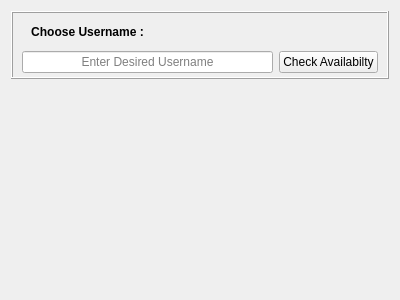
<?xml version="1.0" encoding="UTF-8"?>
<ui version="4.0">
 <class>RegisterWizard</class>
 <widget class="QWizardPage" name="RegisterWizard">
  <property name="geometry">
   <rect>
    <x>0</x>
    <y>0</y>
    <width>400</width>
    <height>300</height>
   </rect>
  </property>
  <property name="windowTitle">
   <string>WizardPage</string>
  </property>
  <layout class="QGridLayout" name="gridLayout_7">
   <item row="0" column="0">
    <widget class="QFrame" name="Username_Container">
     <property name="sizePolicy">
      <sizepolicy hsizetype="Minimum" vsizetype="Preferred">
       <horstretch>0</horstretch>
       <verstretch>0</verstretch>
      </sizepolicy>
     </property>
     <property name="layoutDirection">
      <enum>Qt::LeftToRight</enum>
     </property>
     <property name="autoFillBackground">
      <bool>false</bool>
     </property>
     <property name="frameShape">
      <enum>QFrame::Box</enum>
     </property>
     <property name="frameShadow">
      <enum>QFrame::Raised</enum>
     </property>
     <layout class="QGridLayout" name="gridLayout_5">
      <property name="topMargin">
       <number>3</number>
      </property>
      <property name="bottomMargin">
       <number>4</number>
      </property>
      <property name="verticalSpacing">
       <number>3</number>
      </property>
      <item row="0" column="1">
       <widget class="QLabel" name="Warning_Label_3">
        <property name="enabled">
         <bool>false</bool>
        </property>
        <property name="text">
         <string/>
        </property>
        <property name="alignment">
         <set>Qt::AlignCenter</set>
        </property>
       </widget>
      </item>
      <item row="1" column="0">
       <widget class="QLineEdit" name="UsernameEdit_3">
        <property name="sizePolicy">
         <sizepolicy hsizetype="Expanding" vsizetype="Fixed">
          <horstretch>90</horstretch>
          <verstretch>0</verstretch>
         </sizepolicy>
        </property>
        <property name="layoutDirection">
         <enum>Qt::LeftToRight</enum>
        </property>
        <property name="text">
         <string/>
        </property>
        <property name="alignment">
         <set>Qt::AlignCenter</set>
        </property>
        <property name="placeholderText">
         <string>Enter Desired Username</string>
        </property>
       </widget>
      </item>
      <item row="1" column="1">
       <widget class="QPushButton" name="CheckButton_3">
        <property name="sizePolicy">
         <sizepolicy hsizetype="Fixed" vsizetype="Fixed">
          <horstretch>0</horstretch>
          <verstretch>0</verstretch>
         </sizepolicy>
        </property>
        <property name="font">
         <font>
          <pointsize>9</pointsize>
         </font>
        </property>
        <property name="layoutDirection">
         <enum>Qt::RightToLeft</enum>
        </property>
        <property name="text">
         <string>Check Availabilty</string>
        </property>
       </widget>
      </item>
      <item row="0" column="0">
       <widget class="QFrame" name="frame_4">
        <property name="enabled">
         <bool>true</bool>
        </property>
        <property name="sizePolicy">
         <sizepolicy hsizetype="Fixed" vsizetype="Fixed">
          <horstretch>0</horstretch>
          <verstretch>0</verstretch>
         </sizepolicy>
        </property>
        <property name="frameShape">
         <enum>QFrame::NoFrame</enum>
        </property>
        <property name="frameShadow">
         <enum>QFrame::Raised</enum>
        </property>
        <layout class="QGridLayout" name="gridLayout_6">
         <property name="verticalSpacing">
          <number>6</number>
         </property>
         <item row="0" column="0">
          <widget class="QLabel" name="label_3">
           <property name="font">
            <font>
             <weight>75</weight>
             <bold>true</bold>
             <kerning>true</kerning>
            </font>
           </property>
           <property name="text">
            <string>Choose Username :</string>
           </property>
           <property name="alignment">
            <set>Qt::AlignCenter</set>
           </property>
           <property name="wordWrap">
            <bool>true</bool>
           </property>
           <property name="margin">
            <number>0</number>
           </property>
          </widget>
         </item>
        </layout>
       </widget>
      </item>
     </layout>
    </widget>
   </item>
   <item row="1" column="0">
    <spacer name="verticalSpacer">
     <property name="orientation">
      <enum>Qt::Vertical</enum>
     </property>
     <property name="sizeHint" stdset="0">
      <size>
       <width>20</width>
       <height>170</height>
      </size>
     </property>
    </spacer>
   </item>
   <item row="2" column="0">
    <spacer name="horizontalSpacer">
     <property name="orientation">
      <enum>Qt::Horizontal</enum>
     </property>
     <property name="sizeHint" stdset="0">
      <size>
       <width>379</width>
       <height>20</height>
      </size>
     </property>
    </spacer>
   </item>
  </layout>
 </widget>
 <resources/>
 <connections/>
</ui>
